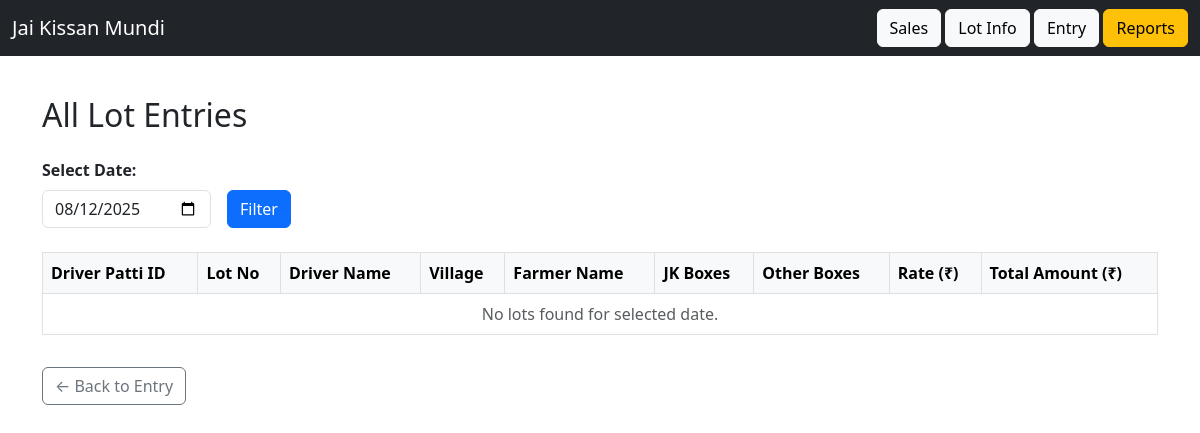
The app's page /lots?date=2025-08-12, older data.
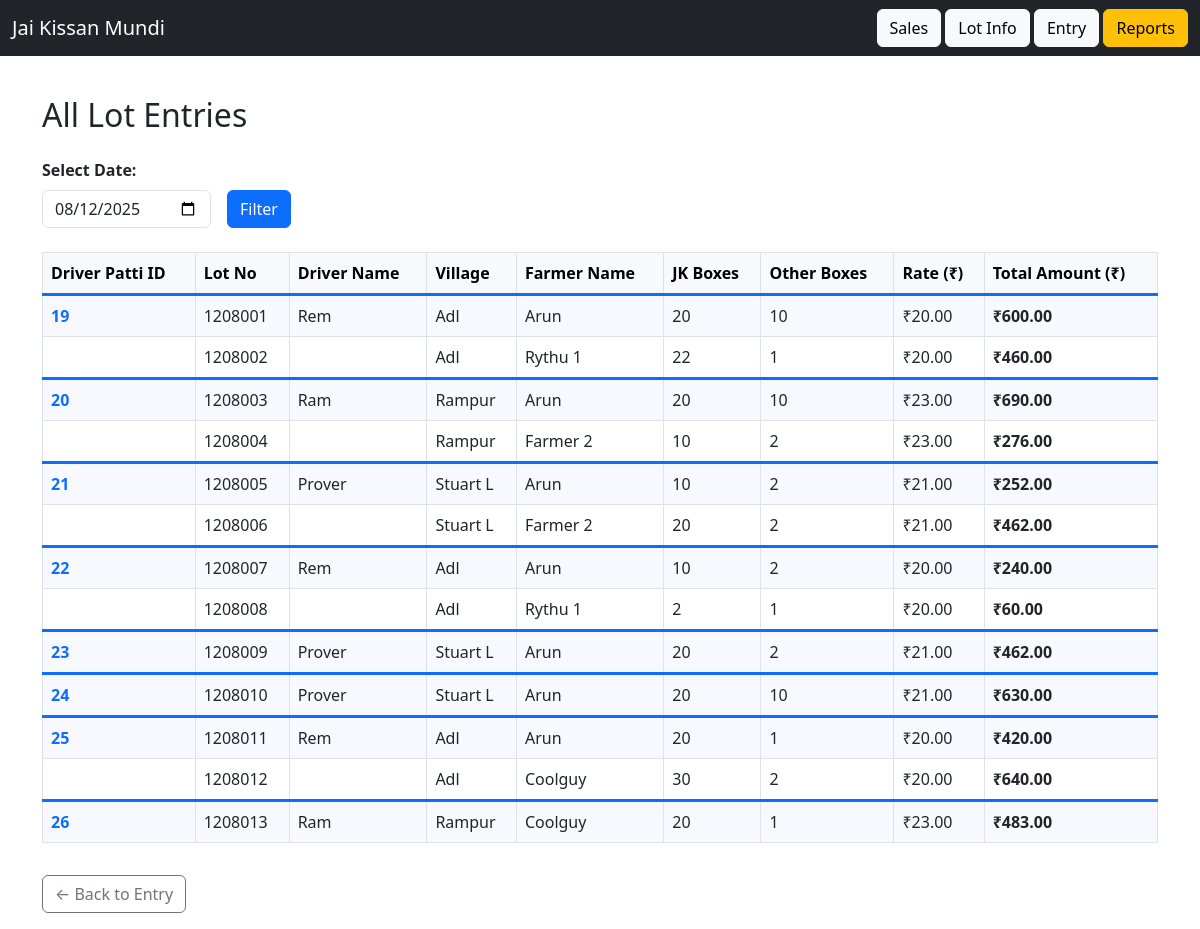
The same page, newer data.
### app/models.py (models this page shows)
class LotInfo(db.Model):
    id = db.Column(db.Integer, primary_key=True)
    driver_patti_id = db.Column(db.Integer, db.ForeignKey('driver_patti.id'))
    farmer_id = db.Column(db.Integer, db.ForeignKey('farmer.id'))
    lot_number = db.Column(db.String(50))
    jk_boxes = db.Column(db.Integer)
    other_boxes = db.Column(db.Integer)
    transport_rate = db.Column(db.Float)
    total_boxes = db.Column(db.Integer)
    transport_amount = db.Column(db.Float)
    date = db.Column(db.String(20))

class Driver(db.Model):
    id = db.Column(db.Integer, primary_key=True)
    name = db.Column(db.String(100), nullable=False)
    vehicle_number = db.Column(db.String(50))
    village = db.Column(db.String(100))
    default_rate = db.Column(db.Float)

class Farmer(db.Model):
    id = db.Column(db.Integer, primary_key=True)
    name = db.Column(db.String(100), nullable=False)

### app/routes.py (the view)
@main.route('/lots', methods=['GET'])
def show_lots():
    selected_date = request.args.get('date', date.today().isoformat())
    conn = get_db_connection()
    lots = conn.execute("""
        SELECT
            dp.id as driver_patti_id,
            l.lot_number,
            d.name AS driver_name,
            d.village AS village,
            f.name AS farmer_name,
            l.jk_boxes,
            l.other_boxes,
            dp.transport_rate,
            (l.jk_boxes + l.other_boxes) * dp.transport_rate AS total_amount
        FROM lot_info l
        JOIN driver_patti dp ON l.driver_patti_id = dp.id
        JOIN driver d ON dp.driver_id = d.id
        JOIN farmer f ON l.farmer_id = f.id
        WHERE dp.date = ?
        ORDER BY dp.id ASC, l.lot_number ASC
    """, (selected_date,)).fetchall()
    conn.close()
    return render_template('lots.html', lots=lots, selected_date=selected_date)

### app/routes.py (called while the page is built)
def get_db_connection():
    conn = sqlite3.connect(DB_PATH)
    conn.row_factory = sqlite3.Row  # Allows accessing columns by name
    return conn

### app/templates/lots.html (shortened to what this page needs)
{% extends 'base.html' %}
{% block content %}
<h2 class="mb-4">All Lot Entries</h2>
<form method="get" class="row g-3 align-items-end mb-4">
  <div class="col-auto">
    <label for="date" class="form-label">Select Date:</label>
    <input type="date" id="date" name="date" value="{{ selected_date }}" class="form-control" required>
  </div>
  <div class="col-auto">
    <button type="submit" class="btn btn-primary">Filter</button>
  </div>
</form>
<div class="table-responsive">
  <table class="table table-bordered table-hover align-middle">
    <thead class="table-light">
      <tr>
        <th scope="col">Driver Patti ID</th>
        <th scope="col">Lot No</th>
        <th scope="col">Driver Name</th>
        <th scope="col">Village</th>
        <th scope="col">Farmer Name</th>
        <th scope="col">JK Boxes</th>
        <th scope="col">Other Boxes</th>
        <th scope="col">Rate (₹)</th>
        <th scope="col">Total Amount (₹)</th>
      </tr>
    </thead>
<tbody>
  {% set ns = namespace(last=None) %}
  {% for row in lots %}
    {% set new_group = (row.driver_patti_id != ns.last) %}
    <tr class="{% if new_group %}patti-start{% endif %}">
      <td>
        {% if new_group %}
          <a href="{{ url_for('main.edit_patti', patti_id=row.driver_patti_id) }}">
            {{ row.driver_patti_id }}
          </a>
        {% endif %}
      </td>
      <td>{{ row.lot_number }}</td>
      <td>{% if new_group %}{{ row.driver_name }}{% endif %}</td>
      <td>{{ row.village }}</td>
      <td>{{ row.farmer_name }}</td>
      <td>{{ row.jk_boxes }}</td>
      <td>{{ row.other_boxes }}</td>
      <td>₹{{ "%.2f"|format(row.transport_rate) }}</td>
      <td><strong>₹{{ "%.2f"|format(row.total_amount) }}</strong></td>
    </tr>
    {% set ns.last = row.driver_patti_id %}
  {% else %}
    <tr>
      <td colspan="9" class="text-center text-muted">No lots found for selected date.</td>
    </tr>
  {% endfor %}
</tbody>
  </table>
</div>
<a href="{{ url_for('main.entry') }}" class="btn btn-outline-secondary mt-3">← Back to Entry</a>
{% endblock %}

### app/templates/base.html (shortened to what this page needs)
<!doctype html>
<html lang="en">
  <head>
<link rel="stylesheet" href="{{ url_for('static', filename='mobile.css') }}">
    <link href="https://cdn.jsdelivr.net/npm/bootstrap@5.3.0/dist/css/bootstrap.min.css" rel="stylesheet">
<link rel="stylesheet" href="https://cdnjs.cloudflare.com/ajax/libs/awesomplete/1.1.5/awesomplete.min.css" />
  </head>
  <body>
    <nav class="navbar navbar-dark bg-dark mb-4">
      <div class="container-fluid">
        <a class="navbar-brand" href="/">Jai Kissan Mundi</a>
        <div>
          <a class="btn btn-light" href="/sales">Sales</a>
          <a class="btn btn-light" href="/lots">Lot Info</a>
          <a class="btn btn-light" href="/entry">Entry</a>
          <a class="btn btn-warning" href="/reports">Reports</a>
        </div>
      </div>
    </nav>
    <div class="container">
      {% block content %}{% endblock %}
    </div>
  </body>
</html>

### app/static/mobile.css (style rules this page uses)
:root { --space-1: .5rem; --space-2: .75rem; --space-3: 1rem; --radius: 12px; --brand: #0f766e; }
html, body { height: 100%; }
body { margin: 0; font-family: system-ui, -apple-system, Segoe UI, Roboto, Arial, sans-serif; font-size: 16px; line-height: 1.35; background: #fafafa; color: #111; }
.container { max-width: 960px; margin: 0 auto; padding: var(--space-3); }
label { display:block; margin-bottom: .35rem; font-weight: 600; }
input, select, textarea { width: 100%; padding: .8rem .9rem; border: 1px solid #e5e7eb; border-radius: 10px; background: #fff; font-size: 16px; }
.btn { display: inline-flex; align-items: center; justify-content: center; gap: .5rem; padding: .9rem 1rem; border: 0; border-radius: 999px; background: var(--brand); color: #fff; font-weight: 600; text-decoration: none; cursor: pointer; }
table { width: 100%; border-collapse: collapse; }
th, td { padding: .7rem; border-bottom: 1px dashed #ddd; text-align: left; }
.mt-3 { margin-top: var(--space-3); }

### app/templates/lots.html (style rules this page uses)
.patti-start td { border-top: 3px solid #0d6efd; background: #f8f9ff; }
.patti-start td:first-child a { font-weight: 600; text-decoration: none; }

Row changes from the older to the newer data that the page shows:
added LotInfo: driver_patti_id "19", lot_number "1208001", driver_name "Rem", village "Adl", farmer_name "Arun", jk_boxes "20", other_boxes "10", transport_rate "20.00", total_amount "600.00"
added LotInfo: lot_number "1208002", village "Adl", farmer_name "Rythu 1", jk_boxes "22", other_boxes "1", transport_rate "20.00", total_amount "460.00"
added LotInfo: driver_patti_id "20", lot_number "1208003", driver_name "Ram", village "Rampur", farmer_name "Arun", jk_boxes "20", other_boxes "10", transport_rate "23.00", total_amount "690.00"
added LotInfo: lot_number "1208004", village "Rampur", farmer_name "Farmer 2", jk_boxes "10", other_boxes "2", transport_rate "23.00", total_amount "276.00"
added LotInfo: driver_patti_id "21", lot_number "1208005", driver_name "Prover", village "Stuart L", farmer_name "Arun", jk_boxes "10", other_boxes "2", transport_rate "21.00", total_amount "252.00"
added LotInfo: lot_number "1208006", village "Stuart L", farmer_name "Farmer 2", jk_boxes "20", other_boxes "2", transport_rate "21.00", total_amount "462.00"
added LotInfo: driver_patti_id "22", lot_number "1208007", driver_name "Rem", village "Adl", farmer_name "Arun", jk_boxes "10", other_boxes "2", transport_rate "20.00", total_amount "240.00"
added LotInfo: lot_number "1208008", village "Adl", farmer_name "Rythu 1", jk_boxes "2", other_boxes "1", transport_rate "20.00", total_amount "60.00"
added LotInfo: driver_patti_id "23", lot_number "1208009", driver_name "Prover", village "Stuart L", farmer_name "Arun", jk_boxes "20", other_boxes "2", transport_rate "21.00", total_amount "462.00"
added LotInfo: driver_patti_id "24", lot_number "1208010", driver_name "Prover", village "Stuart L", farmer_name "Arun", jk_boxes "20", other_boxes "10", transport_rate "21.00", total_amount "630.00"
added LotInfo: driver_patti_id "25", lot_number "1208011", driver_name "Rem", village "Adl", farmer_name "Arun", jk_boxes "20", other_boxes "1", transport_rate "20.00", total_amount "420.00"
added LotInfo: lot_number "1208012", village "Adl", farmer_name "Coolguy", jk_boxes "30", other_boxes "2", transport_rate "20.00", total_amount "640.00"
added LotInfo: driver_patti_id "26", lot_number "1208013", driver_name "Ram", village "Rampur", farmer_name "Coolguy", jk_boxes "20", other_boxes "1", transport_rate "23.00", total_amount "483.00"
Text that changed along with them:
text no longer shown: "No lots found for selected date."
